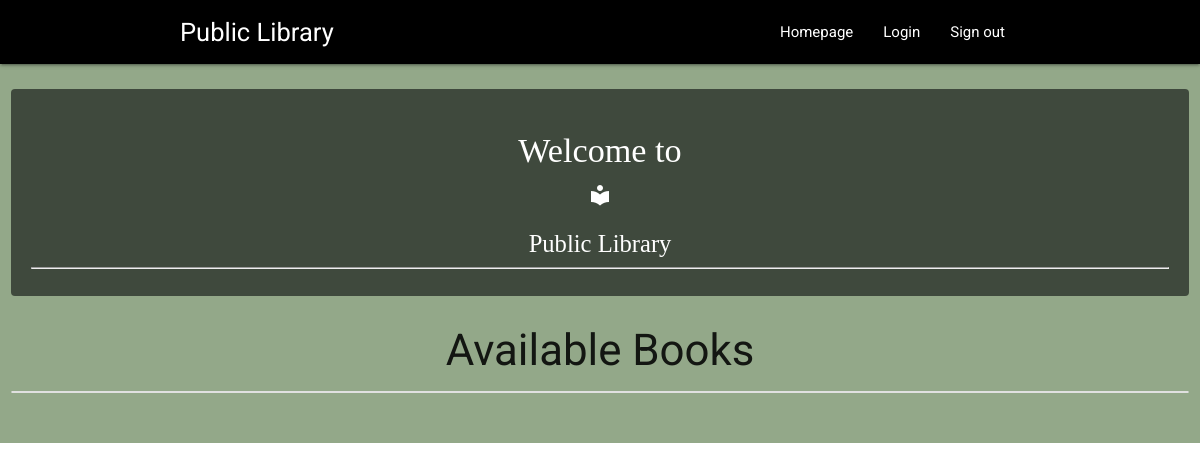
Before: / with the older database file.
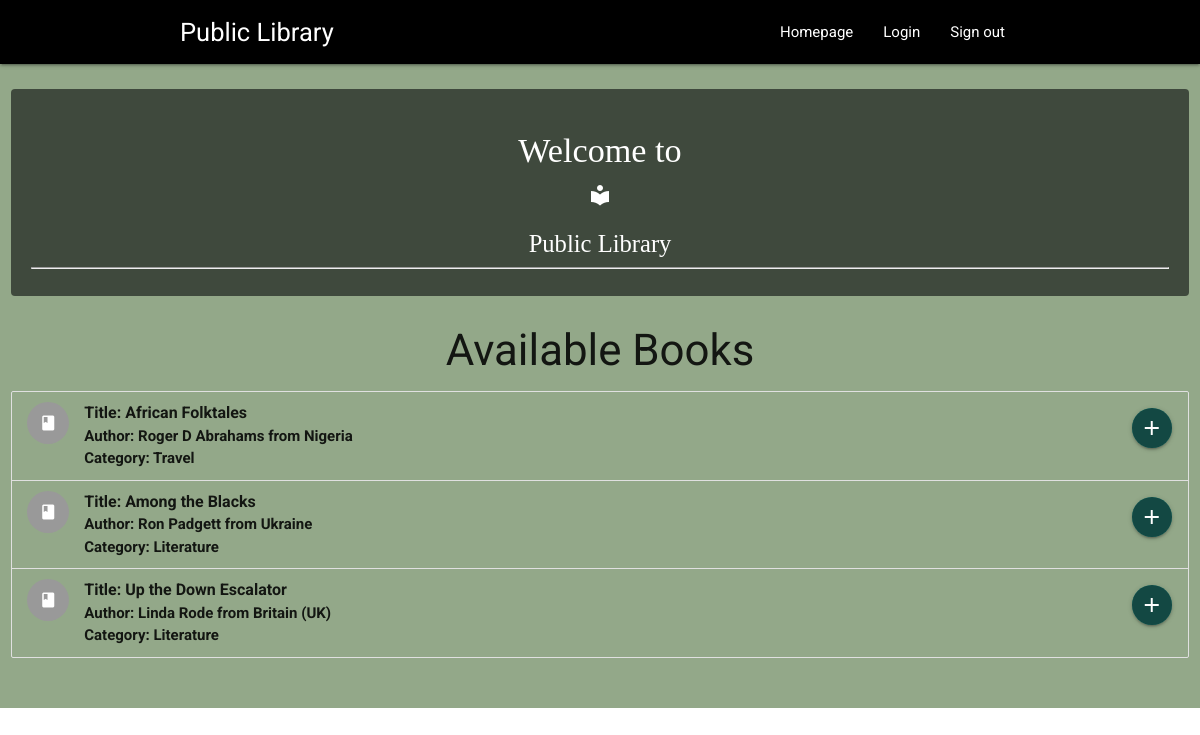
After: the same page with the newer database file.
### libraryapp/models.py (models this page shows, shortened)
class Book(models.Model):
    choices = (('Available','Available'),('NA','Not available'))
    title = models.CharField(max_length=100)
    isbn = models.CharField(max_length=20)
    author = models.ForeignKey(Author, on_delete=models.CASCADE, related_name="books")
    categories = models.ForeignKey(Category,on_delete=models.CASCADE)
    status = models.CharField(max_length=55,choices=choices,default='Available')
    class Meta:
        ordering = ['title']

class Author(models.Model):
    name = models.CharField(max_length=20)
    surname = models.CharField(max_length=20)
    country = CountryField(blank_label='(select country)')
    def __str__(self):
        return self.name + ' ' + self.surname + ' from ' + self.country.name
    class Meta:
        ordering = ['surname']

class Category(models.Model):
    name = models.CharField(max_length=20)
    def __str__(self):
        return self.name
    class Meta:
        verbose_name = _("Category")
        verbose_name_plural = _("Categories")
        ordering = ['name']

### libraryapp/views.py (the view)
# urls.py: path('',homeView,name='home'),
def homeView(request):
	books= Book.objects.filter(status='Available')
	return render(request,'index.html',{'books':books})

### libraryapp/templates/index.html (shortened to what this page needs)
{% extends 'base.html' %}
{% load static %}
{% block css %}
<link rel="stylesheet" type="text/css" href="{% static 'style.css' %}">
{% endblock%}
{% block content %}
	<section style="background-color:hsla(100,60%,20%,0.5);" class="section">
		<div style="margin-top: 10px;" class="row">
			<div class="col s12">
				<div class="box-element">
					<div class="white-text center">
						<h4>Welcome to</h4>
						<i class="material-icons">local_library</i>
						<h5>Public Library</h5>
					</div>
					<hr>
				</div>
			</div>
			<div class="col s12">
				<h3 class="center">Available Books</h3>
				<div style="font-weight: 700;">
					<ul class="collection">
						{% for book in books %}
						<li style="background-color:inherit;" class="collection-item avatar">
					      <i class="material-icons circle">book</i>
					      <span class="title">Title: {{book.title}}</span>
					      <p>Author: {{book.author}}<br>
					         Category: {{book.categories}}
					      </p>
					      <a href="#!" class="secondary-content btn-floating"><i style="background-color: rgba(7, 10, 10, 0.6);" class="material-icons">add</i></a>
					    </li>
					    {% endfor %}
					</ul>
				</div>
			</div>
		</div>
	</section>
{% endblock%}

### libraryapp/templates/base.html (shortened to what this page needs)
<!DOCTYPE html>
<html>
<head>
      <link rel="stylesheet" href="https://cdnjs.cloudflare.com/ajax/libs/materialize/1.0.0/css/materialize.min.css">
      {% load static %}
      {% block css%}{% endblock %}
</head>
<body>
      <div class="navbar-fixed">
        <nav class="black">
          <div class="container">
            <div class="nav-wrapper">
              <a style="font-size: 1.7rem !important;" href="/" class="brand-logo">Public Library</a>
              <ul class="right hide-on-med-and-down">
                <li>
                  <a href="/">
                    Homepage
                  </a>
                </li>
                <li>
                  <a href="/">
                    Login
                  </a>
                </li>
                <li>
                  <a href="/">Sign out</a>
                </li>
              </ul>
            </div>
          </div>
        </nav>
      </div>
            {% block content%}
            {% endblock%}
</body>
</html>

### libraryapp/static/style.css (style rules this page uses)
body { font-family: 'Roboto', sans-serif !important; }
.box-element { background-color: rgba(7, 10, 10, 0.6) ; border-radius: 4px; padding: 20px; font-family: "ElMessiri-SemiBold"; }

Changed rows visible on the page:
added Book: title "African Folktales", author "Roger D Abrahams from Nigeria", categories "Travel"
added Book: title "Among the Blacks", author "Ron Padgett from Ukraine", categories "Literature"
added Book: title "Up the Down Escalator", author "Linda Rode from Britain (UK)", categories "Literature"
